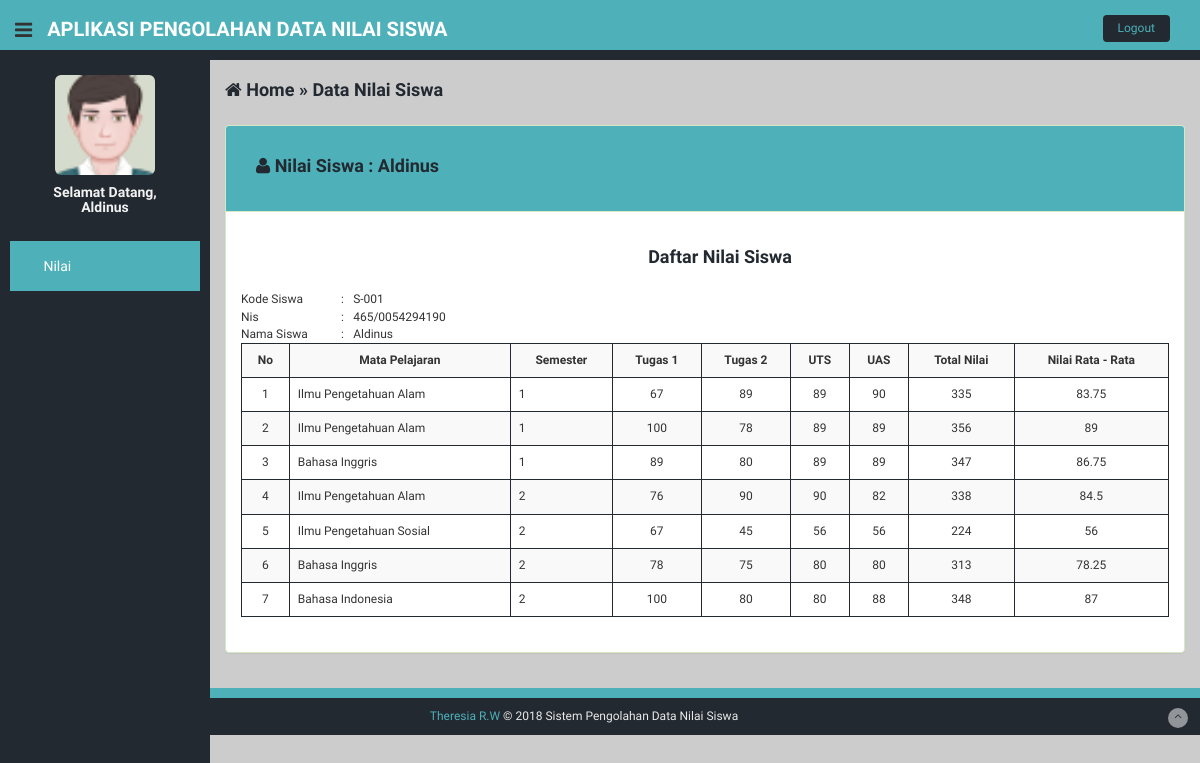
The app's page /siswa/berurut.php (signed in) with its own data.
### tables this page shows
CREATE TABLE `nilai` (
  `id` int(5) NOT NULL,
  `semester` int(2) NOT NULL,
  `kode_pelajaran` char(5) NOT NULL,
  `kode_guru` char(5) NOT NULL,
  `kode_kelas` char(5) NOT NULL,
  `kode_siswa` char(5) NOT NULL,
  `nilai_tugas1` int(4) NOT NULL,
  `nilai_tugas2` int(4) NOT NULL,
  `nilai_tugas3` int(4) NOT NULL,
  `nilai_tugas4` int(4) NOT NULL,
  `nilai_tugas5` int(4) NOT NULL,
  `nilai_tugas6` int(4) NOT NULL,
  `nilai_uts` int(4) NOT NULL,
  `nilai_uas` int(4) NOT NULL,
  `keterangan` varchar(100) NOT NULL,
  `rata_rata` char(5) NOT NULL
);

CREATE TABLE `siswa` (
  `kode_siswa` char(5) NOT NULL,
  `nis` varchar(20) NOT NULL,
  `nama_siswa` varchar(100) NOT NULL,
  `kelamin` varchar(20) NOT NULL,
  `agama` varchar(20) NOT NULL,
  `tempat_lahir` varchar(100) NOT NULL,
  `tanggal_lahir` varchar(10) NOT NULL,
  `alamat` varchar(100) NOT NULL,
  `no_telepon` varchar(20) NOT NULL,
  `tahun_angkatan` char(4) NOT NULL,
  `status` enum('Aktif','Lulus','Keluar') NOT NULL,
  `username` varchar(30) NOT NULL,
  `password` text NOT NULL,
  `gambar` varchar(30) NOT NULL
);

CREATE TABLE `pelajaran` (
  `kode_pelajaran` char(5) NOT NULL,
  `nama_pelajaran` varchar(100) NOT NULL,
  `kkm` varchar(2) NOT NULL,
  `keterangan` varchar(100) NOT NULL
);

### siswa/berurut.php (the view, shortened to what this page needs)
<?php
if (empty($_SESSION['username'])){
	header('location:../login.html');
} else {
?>
<!DOCTYPE html>
<html lang="en">
  <head>
    <link href="../admin/assets/css/bootstrap.css" rel="stylesheet">
    <link href="../admin/assets/font-awesome/css/font-awesome.css" rel="stylesheet" />
    <link rel="stylesheet" type="text/css" href="../admin/assets/css/zabuto_calendar.css">
    <link rel="stylesheet" type="text/css" href="../admin/assets/js/gritter/css/jquery.gritter.css" />
    <link rel="stylesheet" type="text/css" href="../admin/assets/lineicons/style.css">
    <link href="../admin/assets/css/style.css" rel="stylesheet">
    <link href="../admin/assets/css/style-responsive.css" rel="stylesheet">
  </head>
  <body>
  <section id="container" >
      <header class="header black-bg">
              <div class="sidebar-toggle-box">
                  <div class="fa fa-bars tooltips" data-placement="right" data-original-title="Toggle Navigation"></div>
              </div>
            <a href="index.php" class="logo"><b>Aplikasi Pengolahan Data Nilai Siswa</b></a>
            <div class="top-menu">
            	<ul class="nav pull-right top-menu">
                    <li><a class="logout" href="../logout-siswa.php" onclick="return confirm('Apakah Anda Ingin Keluar?');">Logout</a></li>
            	</ul>
            </div>
        </header>
      <aside>
          <div id="sidebar"  class="nav-collapse ">
              <ul class="sidebar-menu" id="nav-accordion">
              	  <p class="centered"><a href="profile.php?id=<?php echo $_SESSION['user_id']; ?>"><img src="../admin/<?php echo $_SESSION['gambar']?>" class="img-rounded" width="100"></a></p>
              	  <h5 class="centered">
                    Selamat Datang,<br />
                    <?php
              echo $_SESSION['nama'];
               ?></h5>
<?php } ?>
                  <li class="mt">
                      <a class="active" href="index.php">
                          <i class="fa fa-book"></i>
                          <span>Nilai</span>
                      </a>
                  </li>
          </div>
      </aside>
      <section id="main-content">
          <section class="wrapper">
              <div class="row">
                  <div class="border-head">
                    <h3><i class="ace-icon fa fa-home"></i> Home &raquo; Data Nilai Siswa</h3>
                      <div class="col-lg-12">
                    <div class="panel panel-success">
                        <div class="panel-heading">
                        <h3 class="panel-title"><i class="fa fa-user"></i> Nilai Siswa : <?php echo $_SESSION['nama']; ?> </h3>
                        </div>
                        <div class="panel-body">
                        <center><h3>Daftar Nilai Siswa</h3></center>
                    <?php
                    $siswa = $_SESSION['kode'];
                    $tampil=mysqli_query($koneksi,"SELECT siswa.kode_siswa, siswa.nis, siswa.nama_siswa,
                                        nilai.semester, pelajaran.nama_pelajaran,
                                        nilai.nilai_tugas1, nilai.nilai_tugas2,
                                        nilai.nilai_uts, nilai.nilai_uas, nilai.keterangan
                                        FROM siswa, nilai, pelajaran, kelas_siswa
                                        WHERE siswa.kode_siswa=nilai.kode_siswa AND
                                        nilai.kode_pelajaran=pelajaran.kode_pelajaran AND
                                        kelas_siswa.kode_siswa=siswa.kode_siswa AND
                                        siswa.kode_siswa='$siswa' ORDER BY semester ASC") or die(mysqli_error());
                    ?>
                  <?php
                while($data=mysqli_fetch_array($tampil))
                    { ?>
                    <table width="500">
                    <tr>
                        <td width="100">Kode Siswa</td> <td>:</td> <td><?php echo $data['kode_siswa']; ?></td>
                    </tr>
                    <tr>
                        <td width="100">Nis</td> <td>:</td> <td><?php echo $data['nis']; ?></td>
                    </tr>
                    <tr>
                        <td width="100">Nama Siswa</td> <td>:</td> <td><?php echo $data['nama_siswa']; ?></td>
                    </tr>
                    </table>
                  <div class="table-responsive">
                  <table class="table table-responsive table-bordered table-hover table-striped tablesorter">
                        <th><center>No</center></th>
                        <th><center>Mata Pelajaran</center></th>
                        <th><center>Semester</center></th>
                        <th><center>Tugas 1 </center></th>
                        <th><center>Tugas 2 </center></th>
                        <th><center>UTS </center></th>
                        <th><center>UAS</center></th>
                        <th><center>Total Nilai</center></th>
                        <th><center>Nilai Rata - Rata</center></th>
  <?php
                     $nomor  = 0;
                    while($data=mysqli_fetch_array($tampil))
                    {   $nomor++;?>
                    <tr>
                    <td class='text-center'> <?php echo $nomor; ?> </td>
                     <td><?php echo $data['nama_pelajaran']; ?></a></td>
                    <td><?php echo $data['semester']; ?></a></td>
                    <td><center><?php echo $data['nilai_tugas1']; ?></center></td>
                    <td><center><?php echo $data['nilai_tugas2'];?></center></td>
                    <td><center><?php echo $data['nilai_uts'];?></center></td>
                    <td><center><?php echo $data['nilai_uas'];?></center></td>
                    <td><center><?php $total = $data['nilai_tugas1'] + $data['nilai_tugas2'] + $data['nilai_uts'] + $data['nilai_uas'];
                                      $rata = $total / 4;
                                      echo $total; ?></center></td>
                    <td><center><?php echo $rata;?></center></td>
                     <?php }
                  }
                    ?>
                    </table>
                  </div>
              </div>
              </div>
                  </div>
              </div><! --/row -->
          </section>
      </section>
<?php include "../admin/footer.php"; ?>
   </section>
  </body>
</html>
  </body>
</html>

### admin/assets/css/style.css (style rules this page uses)
body { color: #333; background: #ccc; font-family: 'Ruda', Lucida Fax; padding: 0px !important; margin: 0px !important; font-size:12px; }
ul li { list-style: none; }
a, a:hover, a:focus { text-decoration: none; outline: none; }
#container { width: 100%; height: 100%; }
.centered { text-align: center; }
.mt { margin-top: 25px; }
ul.top-menu > li > .logout { color: #4eb1ba; font-size: 12px; border-radius: 4px; -webkit-border-radius: 4px; border: 0px solid !important; padding: 5px 15px; margin-right: 15px; background: #222930; margin-top: 15px; }
#sidebar { width: 210px; height: 100%; position: fixed; background: #222930; }
#sidebar h5 { color: #f2f2f2; font-weight: 700; }
#sidebar ul li { position: relative; }
ul.sidebar-menu , ul.sidebar-menu li ul.sub { margin: -2px 0 0; padding: 0; }
ul.sidebar-menu { margin-top: 75px; }
ul.sidebar-menu li { margin-bottom: 5px; margin-left:10px; margin-right:10px; }
ul.sidebar-menu li a span { display: inline-block; }
ul.sidebar-menu li a { color: #e9e9e9; text-decoration: none; display: block; padding: 15px 0 15px 10px; font-size: 14px; outline: none; -webkit-transition: all 0.3s ease; -moz-transition: all 0.3s ease; -o-transition: all 0.3s ease; -ms-transition: all 0.3s ease; transition: all 0.3s ease; }
ul.sidebar-menu li a.active, ul.sidebar-menu li a:hover, ul.sidebar-menu li a:focus { background: #4eb1ba; color: #fff; display: block; -webkit-transition: all 0.3s ease; -moz-transition: all 0.3s ease; -o-transition: all 0.3s ease; -ms-transition: all 0.3s ease; transition: all 0.3s ease; }
ul.sidebar-menu li a i { font-size: 15px; padding-right: 6px; }
ul.sidebar-menu li a.active i { color: #4eb1ba; }
#main-content { margin-left: 210px; }
.header, .footer { min-height: 60px; padding: 0 15px; }
.header { position: fixed; left: 0; right: 0; z-index: 1002; }
.black-bg { background: #4eb1ba; border-bottom: 10px solid #222930; }
.wrapper { display: inline-block; margin-top: 60px; padding-left: 15px; padding-right: 15px; padding-bottom: 15px; padding-top: 0px; width: 100%; }
a.logo { font-size: 20px; color: #fff; float: left; margin-top: 15px; text-transform: uppercase; }
a.logo b { font-weight: 900; }
#top_menu .nav > li, ul.top-menu > li { float: left; }
ul.top-menu > li > a { color: #666666; font-size: 16px; border-radius: 4px; -webkit-border-radius: 4px; border:1px solid #666666 !important; padding: 2px 6px; margin-right: 15px; }
.sidebar-toggle-box { float: left; padding-right: 15px; margin-top: 20px; }
.sidebar-toggle-box .fa-bars { cursor: pointer; display: inline-block; font-size: 20px; }
.border-head h3 { margin-top: 20px; margin-bottom: 20px; margin-left: 15px; padding-bottom: 5px; font-weight: normal; font-size: 18px; display: inline-block; width: 100%; font-weight: 700; color: #222930; }

### records on screen
nilai: kode_siswa.kode_siswa "S-001", kode_siswa.nis "465/0054294190", kode_siswa.nama_siswa "Aldinus"
nilai: kode_pelajaran.nama_pelajaran "Ilmu Pengetahuan Alam", semester "1", nilai_tugas1 "67", nilai_tugas2 "89", nilai_uts "89", nilai_uas "90", total "335", rata "83.75"
nilai: kode_pelajaran.nama_pelajaran "Ilmu Pengetahuan Alam", semester "1", nilai_tugas1 "100", nilai_tugas2 "78", nilai_uts "89", nilai_uas "89", total "356"
nilai: kode_pelajaran.nama_pelajaran "Bahasa Inggris", semester "1", nilai_tugas1 "89", nilai_tugas2 "80", nilai_uts "89", nilai_uas "89", total "347", rata "86.75"
nilai: kode_pelajaran.nama_pelajaran "Ilmu Pengetahuan Alam", semester "2", nilai_tugas1 "76", nilai_tugas2 "90", nilai_uts "90", nilai_uas "82", total "338", rata "84.5"
nilai: kode_pelajaran.nama_pelajaran "Ilmu Pengetahuan Sosial", semester "2", nilai_tugas1 "67", nilai_tugas2 "45", nilai_uts "56", nilai_uas "56", total "224"
nilai: kode_pelajaran.nama_pelajaran "Bahasa Inggris", semester "2", nilai_tugas1 "78", nilai_tugas2 "75", nilai_uts "80", nilai_uas "80", total "313", rata "78.25"
nilai: kode_pelajaran.nama_pelajaran "Bahasa Indonesia", semester "2", nilai_tugas1 "100", nilai_tugas2 "80", nilai_uts "80", nilai_uas "88", total "348", rata "87"

### other values on screen
$_SESSION['nama'] "Aldinus"
